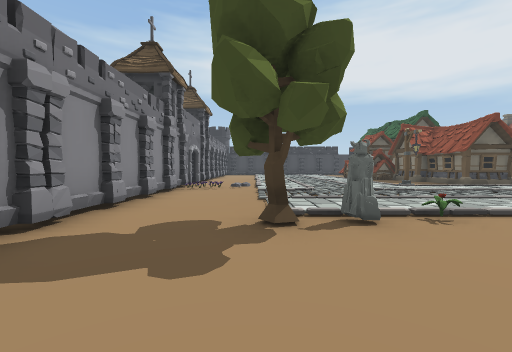
[1] (above)

23 first-person views from a walk through a 3-D level made in the Unity game engine. The camera is 1.3 m above the floor, tilts 2° down and sees 90° across. Doors are open. The floor is counted in squares, 2 m on a side. Each view is taken from the middle of a square. On the plan, view 1 faces up. The plan holds only what a view shows up to about 9 squares ahead; the rest is blank. The place goes on beyond the plan. The player is left out. Some animated figures are left out.

[2]
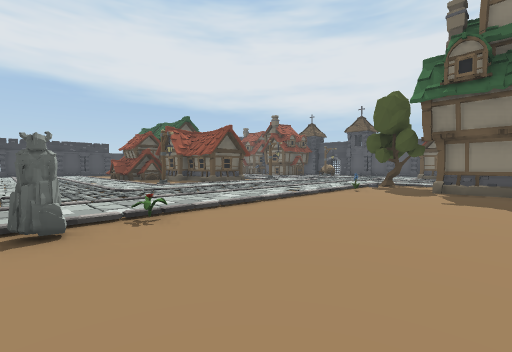

[3]
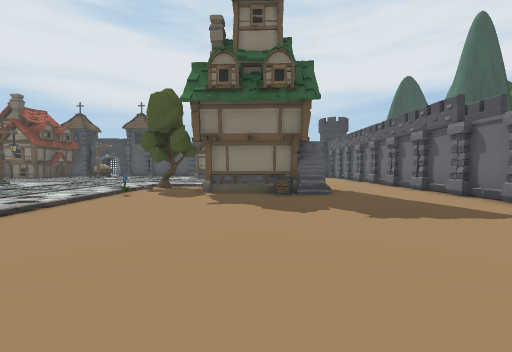

[4]
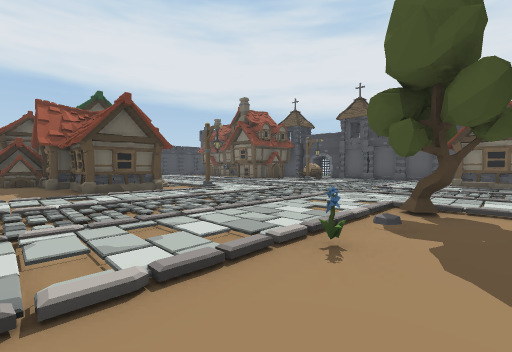

[5]
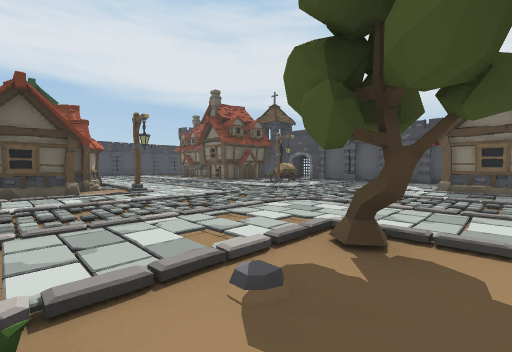

[6]
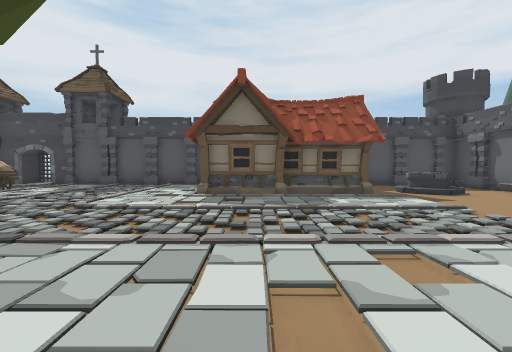

[7]
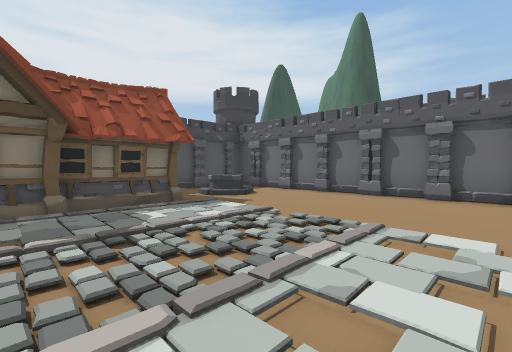

[8]
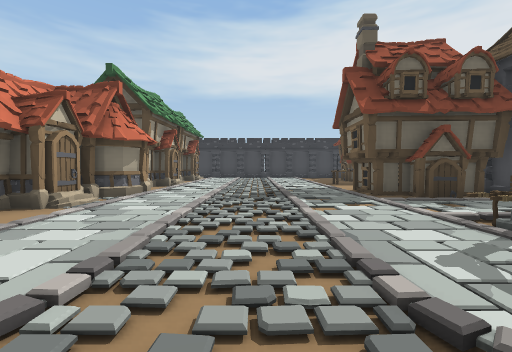

[9]
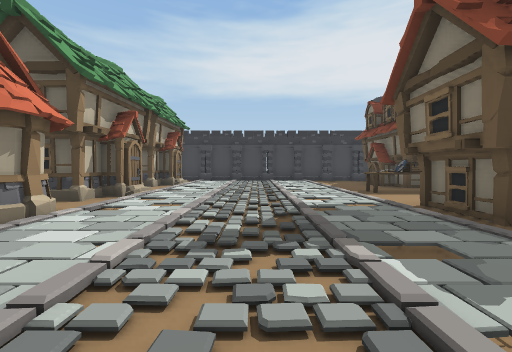

[10]
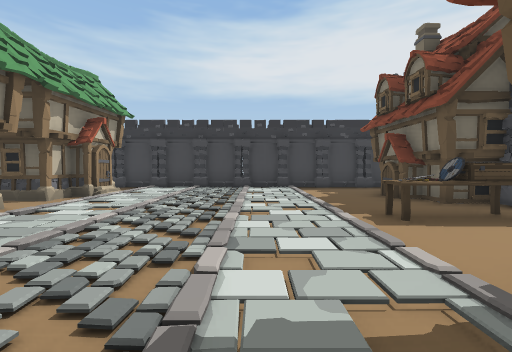

[11]
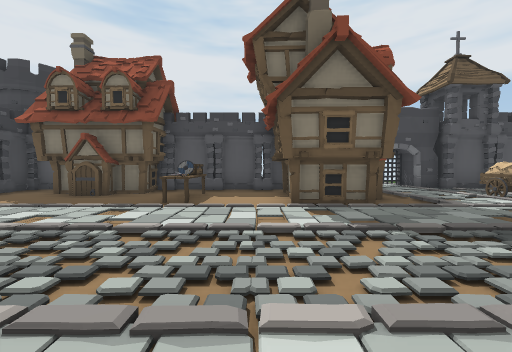

[12]
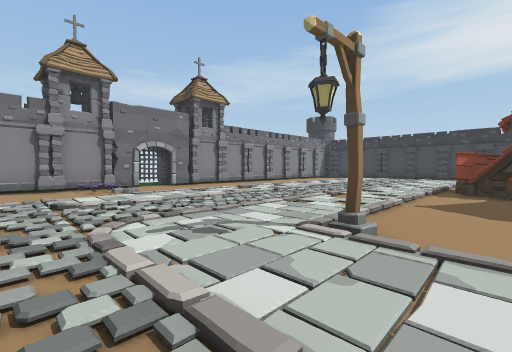

[13]
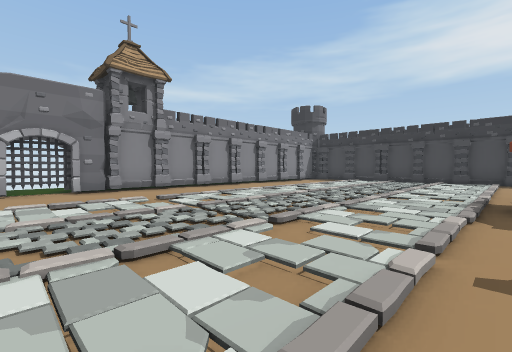

[14]
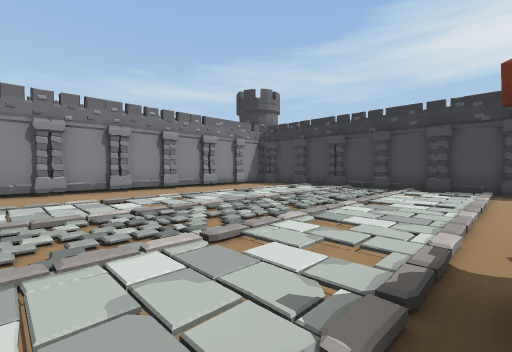

[15]
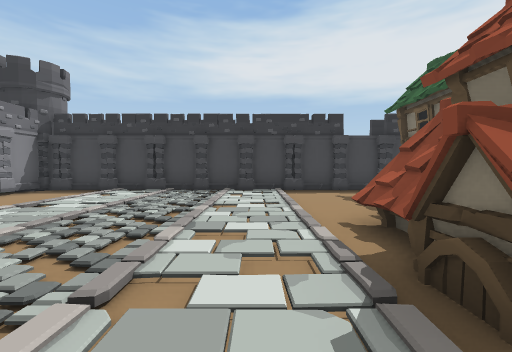

[16]
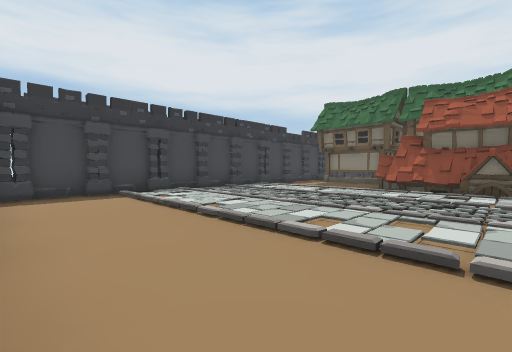

[17]
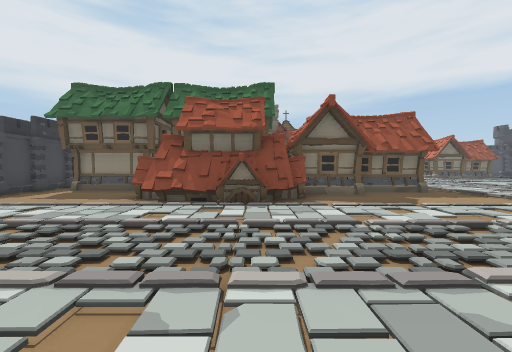

[18]
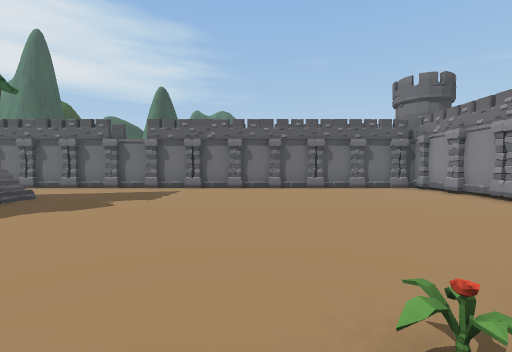

[19]
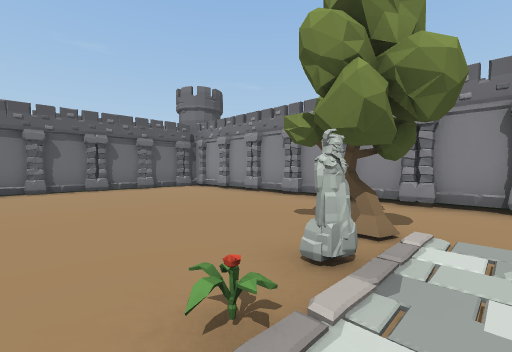

[20]
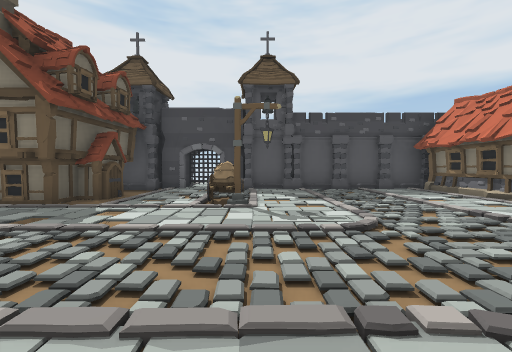

[21]
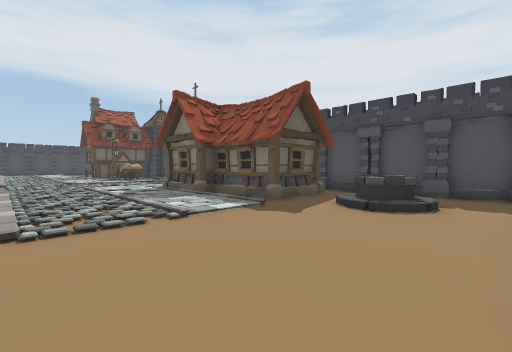

[22]
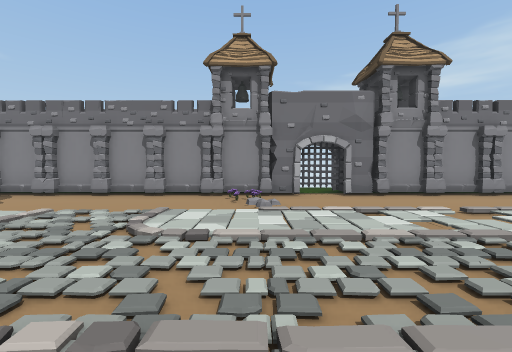

[23]
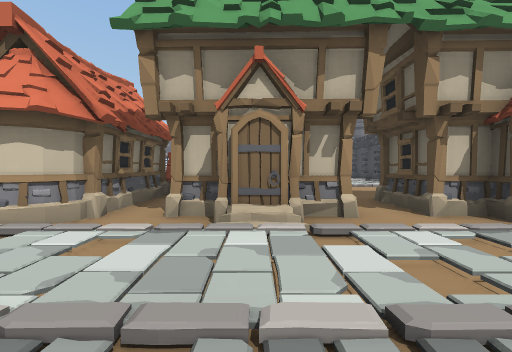

### Floor plan
Key: @ floor where view 1 was taken; # wall or solid block; x gap in a wall; . main floor; : floor 0.25 m higher than the main floor; / step, stairs or slope; D open door; H house; T tree; S statue; P plant; C crate; W well; E tower; A table; G gate; O other object.
Columns run from 4 left of view 1 to 20 right of it. Each row starts with its distance up from view 1.
 22                        EE
 21  #######################E
 20  #..:...........:......#
 19  #..:.......HHH.:.....HH
 18  #..:.......HHH.:....HH
 17  #..:.....H...........H#
 16  #..:.....HHHH/......AA#
 15  #..:.....HHHHH.....AAA##
 14  #..:....HHHHH........ ##
 13  #..:.....HHHH/.....HHH#
 12  #.........# HH.....HHH#
 11  #.........HHHH........##
 10 .xG.........#HH.:.......G
  9 .#.....:....#H..:...O..##
  8  #.O...:.O::::O.:...O::##
  7 ##O.............:......##
  6  #.....................#
  5  #.....................#
  4  #..............:......#
  3  #..TSP.....P:T.:...#HH#
  2  #..............:...# H
  1  #...........HH.:...# H
  0  #..@.......DHH.:...##.#
 -1  #..........C# ........#
 -2  #............ .....WW.#
 -3  #...................:.#
 -4  #.....................#
 -5  #######################E
 -6                        EE

Positions as (right, up) in squares from view 1, and headings:
1: (0, 0), facing up
2: (1, 0), facing up-right
3: (2, 0), facing right
4: (6, 2), facing up-right
5: (8, 2), facing up-right
6: (10, 2), facing right
7: (11, 2), facing down-right
8: (13, 6), facing up
9: (13, 9), facing up
10: (14, 12), facing up
11: (11, 14), facing right
12: (6, 6), facing up-left
13: (5, 9), facing up-left
14: (5, 13), facing up-left
15: (4, 13), facing up
16: (-2, 14), facing up-right
17: (0, 14), facing right
18: (3, 4), facing down
19: (3, 4), facing down-left
20: (11, 8), facing right
21: (12, -4), facing up-right
22: (4, 8), facing left
23: (13, 15), facing left
